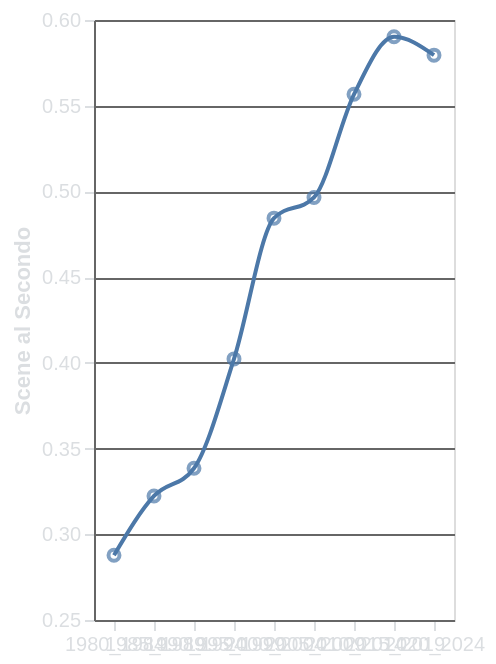

Write the Vega-Lite specification saved for this chart.
### Vega-Lite specification from a JSON file in a GitHub repository (floating-point values rounded to 4 significant figures)
{"$schema": "https://vega.github.io/schema/vega-lite/v5.17.0.json", "config": {"axis": {"domainColor": "#666666", "gridColor": "#666666", "labelColor": "#DBDEE1", "tickColor": "#DBDEE1", "titleColor": "#DBDEE1"}, "background": "transparent", "legend": {"labelColor": "#DBDEE1", "titleColor": "#DBDEE1"}, "title": {"color": "#DBDEE1", "fontSize": 16}}, "data": {"name": "data-7c47e54c9127a7a69cde3fd62e3a09e5"}, "datasets": {"data-7c47e54c9127a7a69cde3fd62e3a09e5": [{"Lustro": "1980_1984", "Scene/Sec": 0.2878}, {"Lustro": "1985_1989", "Scene/Sec": 0.3224}, {"Lustro": "1990_1994", "Scene/Sec": 0.3385}, {"Lustro": "1995_1999", "Scene/Sec": 0.4023}, {"Lustro": "2000_2004", "Scene/Sec": 0.4844}, {"Lustro": "2005_2009", "Scene/Sec": 0.4965}, {"Lustro": "2010_2014", "Scene/Sec": 0.5567}, {"Lustro": "2015_2019", "Scene/Sec": 0.5902}, {"Lustro": "2020_2024", "Scene/Sec": 0.5795}]}, "height": "container", "layer": [{"encoding": {"tooltip": [{"field": "Lustro", "type": "ordinal"}, {"field": "Scene/Sec", "type": "quantitative"}], "x": {"axis": {"labelAngle": 0}, "field": "Lustro", "title": "", "type": "ordinal"}, "y": {"field": "Scene/Sec", "scale": {"domain": [0.25, 0.6]}, "title": "Scene al Secondo", "type": "quantitative"}}, "mark": {"interpolate": "monotone", "type": "line"}}, {"encoding": {"tooltip": [{"field": "Lustro", "type": "ordinal"}, {"field": "Scene/Sec", "format": ".2f", "type": "quantitative"}], "x": {"field": "Lustro", "type": "ordinal"}, "y": {"field": "Scene/Sec", "type": "quantitative"}}, "mark": {"type": "point"}}], "width": "container"}
